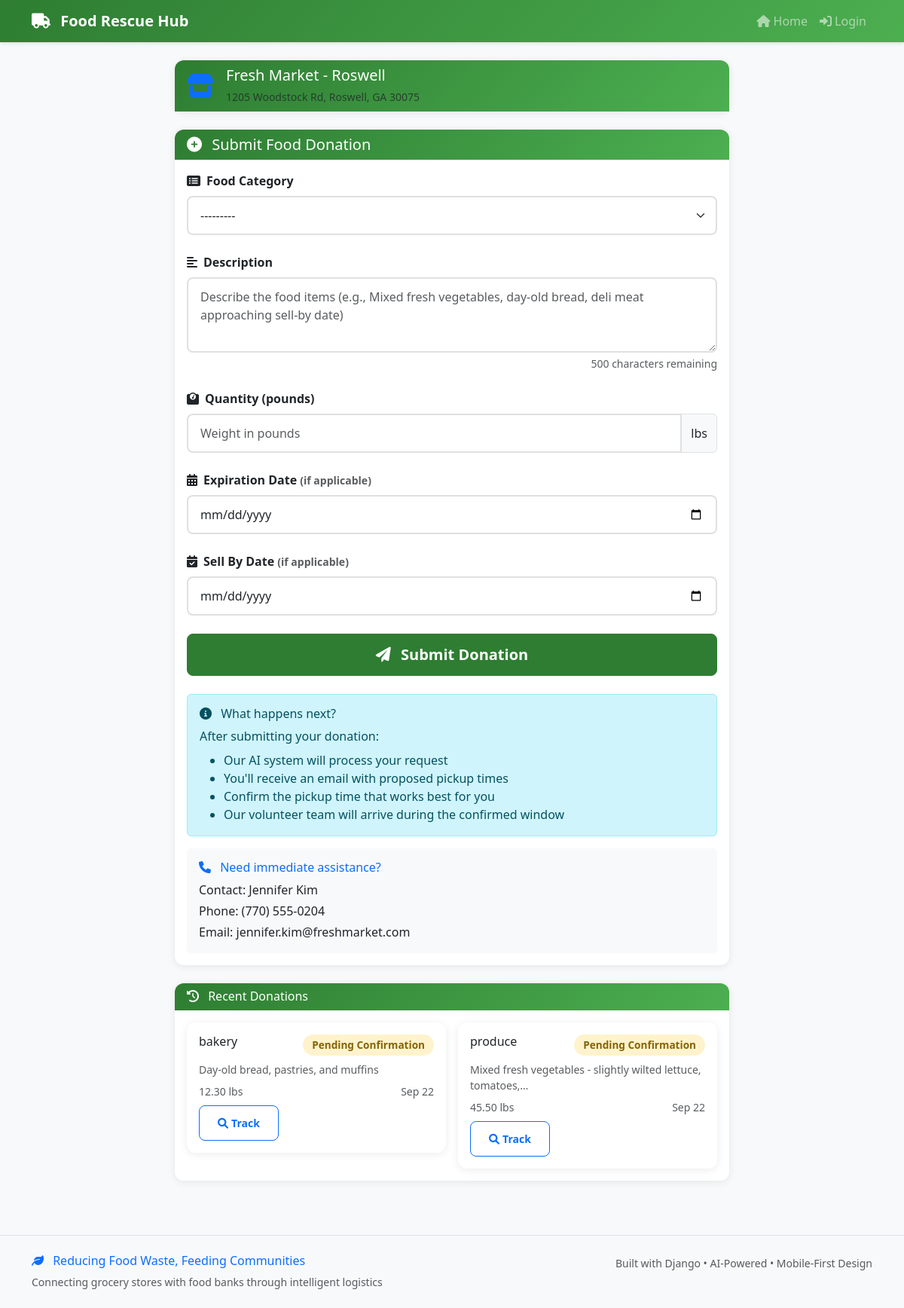
Screenshot of /store/4/donate/ with the database file from the repository.
### foodbank/models.py (models this page shows, shortened)
class GroceryStore(models.Model):
    name = models.CharField(max_length=200)
    contact_person = models.CharField(max_length=100)
    email = models.EmailField()
    phone = models.CharField(max_length=20)
    address = models.TextField()
    latitude = models.DecimalField(max_digits=9, decimal_places=6)
    longitude = models.DecimalField(max_digits=9, decimal_places=6)
    region = models.ForeignKey(Region, on_delete=models.CASCADE, related_name='grocery_stores')
    preferred_pickup_time_start = models.TimeField(default='08:00')
    preferred_pickup_time_end = models.TimeField(default='12:00')
    pickup_days = models.CharField(max_length=20, default='Mon-Fri')
    is_active = models.BooleanField(default=True)
    created_at = models.DateTimeField(auto_now_add=True)
    updated_at = models.DateTimeField(auto_now=True)
    class Meta:
        ordering = ['name']

class FoodDonation(models.Model):
    STATUS_CHOICES = [
        ('pending', 'Pending Confirmation'),
        ('confirmed', 'Confirmed'),
        ('picked_up', 'Picked Up'),
        ('delivered', 'Delivered'),
        ('cancelled', 'Cancelled'),
    ]
    id = models.UUIDField(primary_key=True, default=uuid.uuid4, editable=False)
    grocery_store = models.ForeignKey(GroceryStore, on_delete=models.CASCADE, related_name='donations')
    category = models.ForeignKey(FoodCategory, on_delete=models.CASCADE)
    description = models.TextField()
    quantity_pounds = models.DecimalField(max_digits=8, decimal_places=2, validators=[MinValueValidator(0.1)])
    expiration_date = models.DateField(null=True, blank=True)
    sell_by_date = models.DateField(null=True, blank=True)
    proposed_pickup_time = models.DateTimeField(null=True, blank=True)
    confirmed_pickup_time = models.DateTimeField(null=True, blank=True)
    actual_pickup_time = models.DateTimeField(null=True, blank=True)
    status = models.CharField(max_length=20, choices=STATUS_CHOICES, default='pending')
    processed_from_email = models.BooleanField(default=False)
    original_email_content = models.TextField(blank=True)
    created_at = models.DateTimeField(auto_now_add=True)
    updated_at = models.DateTimeField(auto_now=True)
    class Meta:
        ordering = ['-created_at']

class FoodCategory(models.Model):
    CATEGORY_CHOICES = [
        ('produce', 'Fresh Produce'),
        ('dairy', 'Dairy Products'),
        ('meat', 'Meat & Poultry'),
        ('seafood', 'Seafood'),
        ('bakery', 'Bakery Items'),
        ('frozen', 'Frozen Foods'),
        ('pantry', 'Pantry Staples'),
        ('beverages', 'Beverages'),
        ('prepared', 'Prepared Foods'),
        ('other', 'Other'),
    ]
    name = models.CharField(max_length=50, choices=CATEGORY_CHOICES, unique=True)
    requires_refrigeration = models.BooleanField(default=False)
    average_shelf_life_days = models.PositiveIntegerField(default=7)
    def __str__(self):
        return self.get_name_display()

### foodbank/views.py (the view)
# urls.py: path('store/<int:store_id>/donate/', views.food_donation_form, name='food_donation_form'),
def food_donation_form(request, store_id):
    grocery_store = get_object_or_404(GroceryStore, id=store_id, is_active=True)
    user_agent = request.META.get('HTTP_USER_AGENT', '').lower()
    is_mobile = any(x in user_agent for x in ['mobile', 'android', 'iphone', 'ipad'])
    form_class = MobileFoodDonationForm if is_mobile else FoodDonationForm
    if request.method == 'POST':
        form = form_class(request.POST)
        if form.is_valid():
            donation = form.save(commit=False)
            donation.grocery_store = grocery_store
            donation.save()
            messages.success(request, 'Food donation submitted successfully! You will receive pickup time confirmation soon.')
            return redirect('foodbank:food_donation_form', store_id=store_id)
    else:
        form = form_class()
    context = {
        'form': form,
        'grocery_store': grocery_store,
        'is_mobile': is_mobile,
        'recent_donations': grocery_store.donations.filter(
            created_at__gte=timezone.now() - timedelta(days=30)
        ).order_by('-created_at')[:5]
    }
    return render(request, 'foodbank/food_donation_form.html', context)

### templates/foodbank/food_donation_form.html (shortened to what this page needs)
{% extends 'base.html' %}
{% block content %}
<div class="row justify-content-center">
    <div class="col-md-8">
        <div class="card mb-4">
            <div class="card-header">
                <div class="d-flex align-items-center">
                    <i class="fas fa-store fa-2x text-primary me-3"></i>
                    <div>
                        <h5 class="mb-1">{{ grocery_store.name }}</h5>
                        <small class="text-muted">{{ grocery_store.address }}</small>
                    </div>
                </div>
            </div>
        </div>
        <div class="card{% if is_mobile %} mobile-optimized{% endif %}">
            <div class="card-header">
                <h5 class="mb-0">
                    <i class="fas fa-plus-circle me-2"></i>
                    Submit Food Donation
                </h5>
            </div>
            <div class="card-body">
                <form method="post" class="{% if is_mobile %}mobile-optimized{% endif %}">
                    <div class="mb-4">
                        <label for="{{ form.category.id_for_label }}" class="form-label fw-bold">
                            <i class="fas fa-list-alt me-2"></i>Food Category
                        </label>
                        {{ form.category }}
                    </div>
                    <div class="mb-4">
                        <label for="{{ form.description.id_for_label }}" class="form-label fw-bold">
                            <i class="fas fa-align-left me-2"></i>Description
                        </label>
                        {{ form.description }}
                    </div>
                    <div class="mb-4">
                        <label for="{{ form.quantity_pounds.id_for_label }}" class="form-label fw-bold">
                            <i class="fas fa-weight me-2"></i>Quantity (pounds)
                        </label>
                        <div class="input-group">
                            {{ form.quantity_pounds }}
                            <span class="input-group-text">lbs</span>
                        </div>
                    </div>
                    <div class="mb-4">
                        <label for="{{ form.expiration_date.id_for_label }}" class="form-label fw-bold">
                            <i class="fas fa-calendar-alt me-2"></i>Expiration Date
                            <small class="text-muted">(if applicable)</small>
                        </label>
                        {{ form.expiration_date }}
                    </div>
                    {% if not is_mobile and form.sell_by_date %}
                        <div class="mb-4">
                            <label for="{{ form.sell_by_date.id_for_label }}" class="form-label fw-bold">
                                <i class="fas fa-calendar-check me-2"></i>Sell By Date
                                <small class="text-muted">(if applicable)</small>
                            </label>
                            {{ form.sell_by_date }}
                        </div>
                    {% endif %}
                    <div class="d-grid">
                        <button type="submit" class="btn btn-primary btn-lg">
                            <i class="fas fa-paper-plane me-2"></i>
                            Submit Donation
                        </button>
                    </div>
                </form>
                <div class="alert alert-info mt-4">
                    <h6 class="alert-heading">
                        <i class="fas fa-info-circle me-2"></i>
                        What happens next?
                    </h6>
                    <p class="mb-2">After submitting your donation:</p>
                    <ul class="mb-0">
                        <li>Our AI system will process your request</li>
                        <li>You'll receive an email with proposed pickup times</li>
                        <li>Confirm the pickup time that works best for you</li>
                        <li>Our volunteer team will arrive during the confirmed window</li>
                    </ul>
                </div>
                <div class="bg-light rounded p-3 mt-3">
                    <h6 class="text-primary">
                        <i class="fas fa-phone me-2"></i>
                        Need immediate assistance?
                    </h6>
                    <p class="mb-1">Contact: {{ grocery_store.contact_person }}</p>
                    <p class="mb-1">Phone: {{ grocery_store.phone }}</p>
                    <p class="mb-0">Email: {{ grocery_store.email }}</p>
                </div>
            </div>
        </div>
        {% if recent_donations %}
            <div class="card mt-4">
                <div class="card-header">
                    <h6 class="mb-0">
                        <i class="fas fa-history me-2"></i>
                        Recent Donations
                    </h6>
                </div>
                <div class="card-body">
                    <div class="row g-3">
                        {% for donation in recent_donations %}
                            <div class="col-md-6">
                                <div class="card border-left-success">
                                    <div class="card-body p-3">
                                        <div class="d-flex justify-content-between align-items-start mb-2">
                                            <h6 class="mb-1">{{ donation.category.name }}</h6>
                                            <span class="status-badge status-{{ donation.status }}">
                                                {{ donation.get_status_display }}
                                            </span>
                                        </div>
                                        <p class="text-muted small mb-2">{{ donation.description|truncatechars:60 }}</p>
                                        <div class="d-flex justify-content-between align-items-center">
                                            <small class="text-muted">{{ donation.quantity_pounds }} lbs</small>
                                            <small class="text-muted">{{ donation.created_at|date:"M d" }}</small>
                                        </div>
                                        {% if donation.id %}
                                            <a href="{% url 'foodbank:donation_tracking' donation.id %}" class="btn btn-sm btn-outline-primary mt-2">
                                                <i class="fas fa-search me-1"></i>Track
                                            </a>
                                        {% endif %}
                                    </div>
                                </div>
                            </div>
                        {% endfor %}
                    </div>
                </div>
            </div>
        {% endif %}
    </div>
</div>
{% endblock %}

### templates/base.html (style rules this page uses)
:root { --primary-color: #2e7d32; --secondary-color: #4caf50; --accent-color: #ff9800; --background-color: #f8f9fa; --text-color: #333; }
body { background-color: var(--background-color); color: var(--text-color); font-family: 'Segoe UI', Tahoma, Geneva, Verdana, sans-serif; }
.btn-primary { background-color: var(--primary-color); border-color: var(--primary-color); }
.card { border: none; border-radius: 12px; box-shadow: 0 2px 12px rgba(0,0,0,0.08); transition: transform 0.2s ease, box-shadow 0.2s ease; }
.card-header { background: linear-gradient(135deg, var(--primary-color), var(--secondary-color)); color: white; border-radius: 12px 12px 0 0 !important; border: none; }
.form-control, .form-select { border-radius: 8px; border: 2px solid #e0e0e0; padding: 12px 16px; transition: border-color 0.3s ease; }
.btn { border-radius: 8px; padding: 12px 24px; font-weight: 600; transition: all 0.3s ease; }
.status-badge { padding: 4px 12px; border-radius: 20px; font-size: 0.85em; font-weight: 600; }
.status-pending { background-color: #fff3cd; color: #856404; }

### rows the page displays
GroceryStore: name "Fresh Market - Roswell", address "1205 Woodstock Rd, Roswell, GA 30075", contact_person "Jennifer Kim", phone "(770) 555-0204", email "jennifer.kim@freshmarket.com"
FoodDonation: category.name "bakery", status "Pending Confirmation", description "Day-old bread, pastries, and muffins", quantity_pounds "12.30", created_at "Sep 22", shows "Track"
FoodDonation: category.name "produce", status "Pending Confirmation", description "Mixed fresh vegetables - slightly wilted lettuce, tomatoes,…", quantity_pounds "45.50", created_at "Sep 22", shows "Track"
